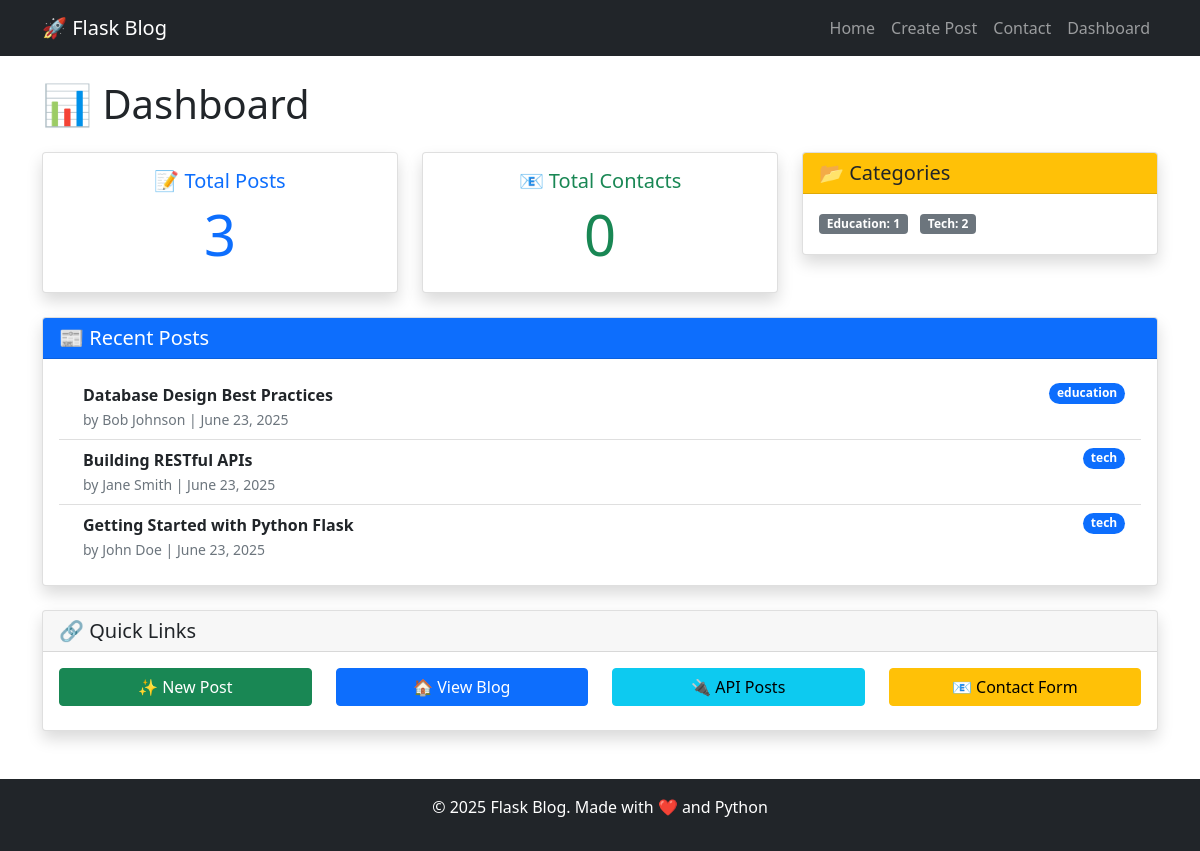
/dashboard, run on the app's committed database.
### flask_blog_app.py (models this page shows, shortened)
class Post(db.Model):
    id = db.Column(db.Integer, primary_key=True)
    title = db.Column(db.String(100), nullable=False)
    content = db.Column(db.Text, nullable=False)
    author = db.Column(db.String(50), nullable=False)
    category = db.Column(db.String(50), nullable=False)
    date_posted = db.Column(db.DateTime, nullable=False, default=datetime.utcnow)

### flask_blog_app.py (the view)
@app.route('/dashboard')
def dashboard():
    total_posts = Post.query.count()
    total_contacts = Contact.query.count()
    recent_posts = Post.query.order_by(Post.date_posted.desc()).limit(5).all()
    categories = db.session.query(Post.category, db.func.count(Post.id)).group_by(Post.category).all()
    stats = {
        'total_posts': total_posts,
        'total_contacts': total_contacts,
        'recent_posts': recent_posts,
        'categories': dict(categories)
    }
    return render_template('dashboard.html', stats=stats)

### templates/dashboard.html (shortened to what this page needs)
{% extends "base.html" %}
{% block content %}
<h1 class="mb-4">📊 Dashboard</h1>
<div class="row mb-4">
    <div class="col-md-4">
        <div class="card text-center shadow">
            <div class="card-body">
                <h5 class="card-title text-primary">📝 Total Posts</h5>
                <h2 class="display-4 text-primary">{{ stats.total_posts }}</h2>
            </div>
        </div>
    </div>
    <div class="col-md-4">
        <div class="card text-center shadow">
            <div class="card-body">
                <h5 class="card-title text-success">📧 Total Contacts</h5>
                <h2 class="display-4 text-success">{{ stats.total_contacts }}</h2>
            </div>
        </div>
    </div>
    <div class="col-md-4">
        <div class="card shadow">
            <div class="card-header bg-warning text-dark">
                <h5 class="mb-0">📂 Categories</h5>
            </div>
            <div class="card-body">
                {% if stats.categories %}
                    {% for category, count in stats.categories.items() %}
                        <span class="badge bg-secondary me-2 mb-1">{{ category.title() }}: {{ count }}</span>
                    {% endfor %}
                {% else %}
                    <p class="text-muted mb-0">No categories yet</p>
                {% endif %}
            </div>
        </div>
    </div>
</div>
<div class="row">
    <div class="col-md-12">
        <div class="card shadow">
            <div class="card-header bg-primary text-white">
                <h5 class="mb-0">📰 Recent Posts</h5>
            </div>
            <div class="card-body">
                {% if stats.recent_posts %}
                    <div class="list-group list-group-flush">
                        {% for post in stats.recent_posts %}
                            <div class="list-group-item d-flex justify-content-between align-items-start">
                                <div class="ms-2 me-auto">
                                    <div class="fw-bold">{{ post.title }}</div>
                                    <small class="text-muted">by {{ post.author }} | {{ post.date_posted.strftime('%B %d, %Y') }}</small>
                                </div>
                                <span class="badge bg-primary rounded-pill">{{ post.category }}</span>
                            </div>
                        {% endfor %}
                    </div>
                {% else %}
                    <div class="text-center py-4">
                        <h5>📄 No posts yet</h5>
                        <p class="text-muted">Create your first post to get started!</p>
                        <a href="{{ url_for('create_post') }}" class="btn btn-primary">Create Post</a>
                    </div>
                {% endif %}
            </div>
        </div>
    </div>
</div>
<div class="row mt-4">
    <div class="col-md-12">
        <div class="card shadow">
            <div class="card-header">
                <h5 class="mb-0">🔗 Quick Links</h5>
            </div>
            <div class="card-body">
                <div class="row">
                    <div class="col-md-3">
                        <a href="{{ url_for('create_post') }}" class="btn btn-success w-100 mb-2">✨ New Post</a>
                    </div>
                    <div class="col-md-3">
                        <a href="{{ url_for('home') }}" class="btn btn-primary w-100 mb-2">🏠 View Blog</a>
                    </div>
                    <div class="col-md-3">
                        <a href="{{ url_for('api_posts') }}" class="btn btn-info w-100 mb-2" target="_blank">🔌 API Posts</a>
                    </div>
                    <div class="col-md-3">
                        <a href="{{ url_for('contact') }}" class="btn btn-warning w-100 mb-2">📧 Contact Form</a>
                    </div>
                </div>
            </div>
        </div>
    </div>
</div>
{% endblock %}

### data on the page
Post: title "Tech", id "2", title "Building RESTful APIs", author "Jane Smith", date_posted "June 23, 2025", category "tech"
Post: title "Database Design Best Practices", author "Bob Johnson", date_posted "June 23, 2025", category "education"
Post: title "Getting Started with Python Flask", author "John Doe", date_posted "June 23, 2025", category "tech"

### other printed values
{{ stats.total_posts }} "3"
{{ stats.total_contacts }} "0"
{{ category.title() }} "Education"
{{ count }} "1"
